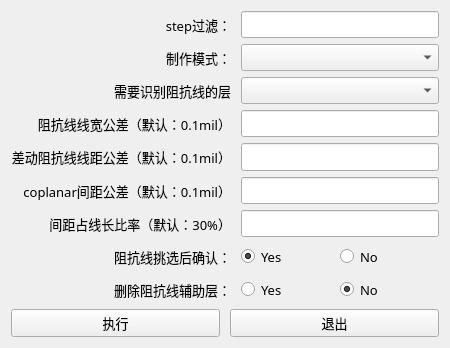
<?xml version="1.0" encoding="UTF-8"?>
<ui version="4.0">
 <class>Form</class>
 <widget class="QWidget" name="Form">
  <property name="geometry">
   <rect>
    <x>0</x>
    <y>0</y>
    <width>450</width>
    <height>348</height>
   </rect>
  </property>
  <property name="font">
   <font>
    <family>微软雅黑</family>
    <pointsize>10</pointsize>
   </font>
  </property>
  <property name="windowTitle">
   <string>阻抗线挑选并补偿，定义属性</string>
  </property>
  <layout class="QGridLayout" name="gridLayout">
   <property name="horizontalSpacing">
    <number>10</number>
   </property>
   <property name="verticalSpacing">
    <number>6</number>
   </property>
   <item row="5" column="0">
    <widget class="QLabel" name="label_5">
     <property name="text">
      <string>coplanar间距公差（默认：0.1mil）</string>
     </property>
     <property name="alignment">
      <set>Qt::AlignRight|Qt::AlignTrailing|Qt::AlignVCenter</set>
     </property>
    </widget>
   </item>
   <item row="6" column="0">
    <widget class="QLabel" name="label_6">
     <property name="text">
      <string>间距占线长比率（默认：30%）</string>
     </property>
     <property name="alignment">
      <set>Qt::AlignRight|Qt::AlignTrailing|Qt::AlignVCenter</set>
     </property>
    </widget>
   </item>
   <item row="0" column="0">
    <widget class="QLabel" name="label_9">
     <property name="text">
      <string>step过滤：</string>
     </property>
     <property name="alignment">
      <set>Qt::AlignRight|Qt::AlignTrailing|Qt::AlignVCenter</set>
     </property>
    </widget>
   </item>
   <item row="2" column="1">
    <widget class="QComboBox" name="comboBox_work_mode">
     <property name="sizePolicy">
      <sizepolicy hsizetype="Preferred" vsizetype="Preferred">
       <horstretch>0</horstretch>
       <verstretch>0</verstretch>
      </sizepolicy>
     </property>
     <property name="maximumSize">
      <size>
       <width>16777215</width>
       <height>30</height>
      </size>
     </property>
    </widget>
   </item>
   <item row="9" column="0" colspan="2">
    <layout class="QHBoxLayout" name="horizontalLayout_3">
     <property name="spacing">
      <number>10</number>
     </property>
     <item>
      <widget class="QPushButton" name="pushButton_exec">
       <property name="sizePolicy">
        <sizepolicy hsizetype="Minimum" vsizetype="Preferred">
         <horstretch>0</horstretch>
         <verstretch>0</verstretch>
        </sizepolicy>
       </property>
       <property name="minimumSize">
        <size>
         <width>0</width>
         <height>28</height>
        </size>
       </property>
       <property name="cursor">
        <cursorShape>PointingHandCursor</cursorShape>
       </property>
       <property name="text">
        <string>执行</string>
       </property>
      </widget>
     </item>
     <item>
      <widget class="QPushButton" name="pushButton_exit">
       <property name="sizePolicy">
        <sizepolicy hsizetype="Minimum" vsizetype="Preferred">
         <horstretch>0</horstretch>
         <verstretch>0</verstretch>
        </sizepolicy>
       </property>
       <property name="cursor">
        <cursorShape>PointingHandCursor</cursorShape>
       </property>
       <property name="text">
        <string>退出</string>
       </property>
      </widget>
     </item>
    </layout>
   </item>
   <item row="3" column="1">
    <widget class="QLineEdit" name="lineEdit_line_width_tol">
     <property name="sizePolicy">
      <sizepolicy hsizetype="Expanding" vsizetype="Preferred">
       <horstretch>0</horstretch>
       <verstretch>0</verstretch>
      </sizepolicy>
     </property>
    </widget>
   </item>
   <item row="4" column="1">
    <widget class="QLineEdit" name="lineEdit_diff_spacing_tol">
     <property name="sizePolicy">
      <sizepolicy hsizetype="Expanding" vsizetype="Preferred">
       <horstretch>0</horstretch>
       <verstretch>0</verstretch>
      </sizepolicy>
     </property>
    </widget>
   </item>
   <item row="1" column="0">
    <widget class="QLabel" name="label">
     <property name="maximumSize">
      <size>
       <width>16777215</width>
       <height>30</height>
      </size>
     </property>
     <property name="text">
      <string>制作模式：</string>
     </property>
     <property name="alignment">
      <set>Qt::AlignRight|Qt::AlignTrailing|Qt::AlignVCenter</set>
     </property>
    </widget>
   </item>
   <item row="8" column="1">
    <widget class="QWidget" name="widget_2" native="true">
     <layout class="QHBoxLayout" name="horizontalLayout">
      <property name="spacing">
       <number>0</number>
      </property>
      <property name="leftMargin">
       <number>0</number>
      </property>
      <property name="topMargin">
       <number>0</number>
      </property>
      <property name="rightMargin">
       <number>0</number>
      </property>
      <property name="bottomMargin">
       <number>0</number>
      </property>
      <item>
       <widget class="QRadioButton" name="radioButton_delete_imp_yes">
        <property name="sizePolicy">
         <sizepolicy hsizetype="Minimum" vsizetype="Preferred">
          <horstretch>0</horstretch>
          <verstretch>0</verstretch>
         </sizepolicy>
        </property>
        <property name="text">
         <string>Yes</string>
        </property>
        <property name="checked">
         <bool>false</bool>
        </property>
       </widget>
      </item>
      <item>
       <widget class="QRadioButton" name="radioButton_delete_imp_no">
        <property name="sizePolicy">
         <sizepolicy hsizetype="Minimum" vsizetype="Preferred">
          <horstretch>0</horstretch>
          <verstretch>0</verstretch>
         </sizepolicy>
        </property>
        <property name="text">
         <string>No</string>
        </property>
        <property name="checked">
         <bool>true</bool>
        </property>
       </widget>
      </item>
     </layout>
    </widget>
   </item>
   <item row="8" column="0">
    <widget class="QLabel" name="label_8">
     <property name="text">
      <string>删除阻抗线辅助层：</string>
     </property>
     <property name="alignment">
      <set>Qt::AlignRight|Qt::AlignTrailing|Qt::AlignVCenter</set>
     </property>
    </widget>
   </item>
   <item row="6" column="1">
    <widget class="QLineEdit" name="lineEdit_parallel_length_factor">
     <property name="sizePolicy">
      <sizepolicy hsizetype="Expanding" vsizetype="Preferred">
       <horstretch>0</horstretch>
       <verstretch>0</verstretch>
      </sizepolicy>
     </property>
    </widget>
   </item>
   <item row="7" column="1">
    <widget class="QWidget" name="widget" native="true">
     <layout class="QHBoxLayout" name="horizontalLayout_2" stretch="0,0">
      <property name="spacing">
       <number>0</number>
      </property>
      <property name="leftMargin">
       <number>0</number>
      </property>
      <property name="topMargin">
       <number>0</number>
      </property>
      <property name="rightMargin">
       <number>0</number>
      </property>
      <property name="bottomMargin">
       <number>0</number>
      </property>
      <item>
       <widget class="QRadioButton" name="radioButton_confirm_yes">
        <property name="sizePolicy">
         <sizepolicy hsizetype="Minimum" vsizetype="Preferred">
          <horstretch>0</horstretch>
          <verstretch>0</verstretch>
         </sizepolicy>
        </property>
        <property name="text">
         <string>Yes</string>
        </property>
        <property name="checked">
         <bool>true</bool>
        </property>
       </widget>
      </item>
      <item>
       <widget class="QRadioButton" name="radioButton_confirm_no">
        <property name="sizePolicy">
         <sizepolicy hsizetype="Minimum" vsizetype="Preferred">
          <horstretch>0</horstretch>
          <verstretch>0</verstretch>
         </sizepolicy>
        </property>
        <property name="text">
         <string>No</string>
        </property>
       </widget>
      </item>
     </layout>
    </widget>
   </item>
   <item row="0" column="1">
    <widget class="QLineEdit" name="lineEdit_step">
     <property name="sizePolicy">
      <sizepolicy hsizetype="Expanding" vsizetype="Preferred">
       <horstretch>0</horstretch>
       <verstretch>0</verstretch>
      </sizepolicy>
     </property>
    </widget>
   </item>
   <item row="3" column="0">
    <widget class="QLabel" name="label_3">
     <property name="text">
      <string>阻抗线线宽公差（默认：0.1mil）</string>
     </property>
     <property name="alignment">
      <set>Qt::AlignRight|Qt::AlignTrailing|Qt::AlignVCenter</set>
     </property>
    </widget>
   </item>
   <item row="2" column="0">
    <widget class="QLabel" name="label_2">
     <property name="maximumSize">
      <size>
       <width>16777215</width>
       <height>30</height>
      </size>
     </property>
     <property name="text">
      <string>需要识别阻抗线的层</string>
     </property>
     <property name="alignment">
      <set>Qt::AlignRight|Qt::AlignTrailing|Qt::AlignVCenter</set>
     </property>
    </widget>
   </item>
   <item row="4" column="0">
    <widget class="QLabel" name="label_4">
     <property name="text">
      <string>差动阻抗线线距公差（默认：0.1mil）</string>
     </property>
     <property name="alignment">
      <set>Qt::AlignRight|Qt::AlignTrailing|Qt::AlignVCenter</set>
     </property>
    </widget>
   </item>
   <item row="1" column="1">
    <widget class="QComboBox" name="comboBox_result_mode">
     <property name="enabled">
      <bool>true</bool>
     </property>
     <property name="sizePolicy">
      <sizepolicy hsizetype="Preferred" vsizetype="Preferred">
       <horstretch>0</horstretch>
       <verstretch>0</verstretch>
      </sizepolicy>
     </property>
     <property name="maximumSize">
      <size>
       <width>16777215</width>
       <height>30</height>
      </size>
     </property>
    </widget>
   </item>
   <item row="7" column="0">
    <widget class="QLabel" name="label_7">
     <property name="text">
      <string>阻抗线挑选后确认：</string>
     </property>
     <property name="alignment">
      <set>Qt::AlignRight|Qt::AlignTrailing|Qt::AlignVCenter</set>
     </property>
    </widget>
   </item>
   <item row="5" column="1">
    <widget class="QLineEdit" name="lineEdit_coplanar_spacing_tol">
     <property name="sizePolicy">
      <sizepolicy hsizetype="Expanding" vsizetype="Preferred">
       <horstretch>0</horstretch>
       <verstretch>0</verstretch>
      </sizepolicy>
     </property>
    </widget>
   </item>
  </layout>
 </widget>
 <resources/>
 <connections/>
</ui>
